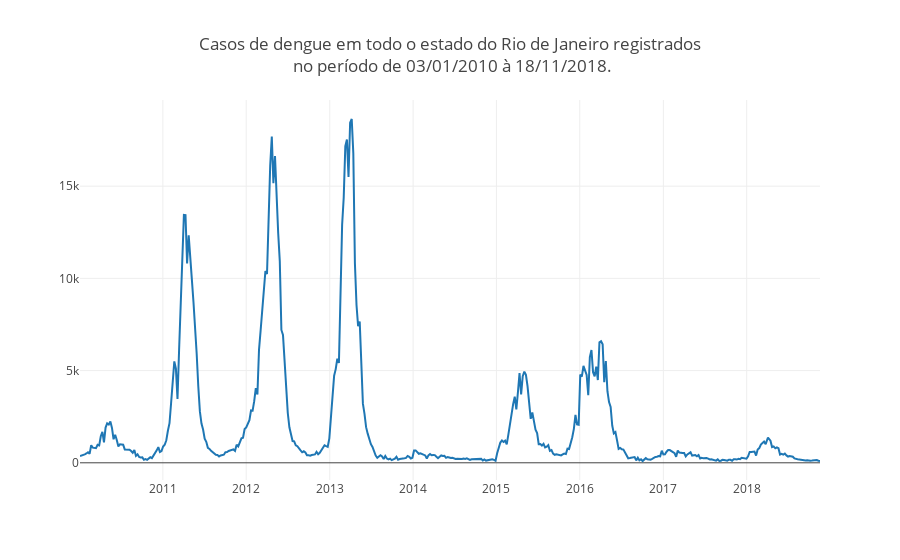

The code cell stored with this chart in its notebook:
### Markdown cell above
Iniciamos com uma visão geral da incidência dos casos de dengue em todo o estado do Rio de Janeiro. Isso nos dá uma idea de como ela está distribuida no tempo. É utilizado todo o período da base de dados obtida.

### Code cell
df_2 = df.groupby(['Data']).agg({'Casos':sum}) # Como num mesmo dia pode ter mais de um registro primeiro é necessário agrupar por data e somar as incidências de mesma data.
df_2.reset_index(inplace=True)

layout = go.Layout(title='Casos de dengue em todo o estado do Rio de Janeiro registrados<br> no período de ' +
                   df['Data'].min().strftime("%d/%m/%Y") + ' à ' + df['Data'].max().strftime("%d/%m/%Y") + '.')

traço = go.Scatter(x = df_2['Data'],
                   y = df_2['Casos'],
                   name = '',
                   showlegend = False)
dados = [traço]

figura = go.Figure(data=dados, layout=layout)
py.iplot(figura)

### Figure 1 — Plotly figure (JSON) as saved in the notebook; plotly's stock layout.template omitted (floating-point values rounded to 4 significant figures; data arrays with more than 128 entries replaced by an {"elided": "..."} marker saying what was removed)
{"data": [{"name": "", "showlegend": false, "type": "scatter", "uid": "65a88c12-f6fe-11e8-8c38-5cc9d34b6235", "x": {"elided": "464 str values"}, "y": {"elided": "464 int values"}}], "layout": {"title": "Casos de dengue em todo o estado do Rio de Janeiro registrados<br> no período de 03/01/2010 à 18/11/2018."}}
